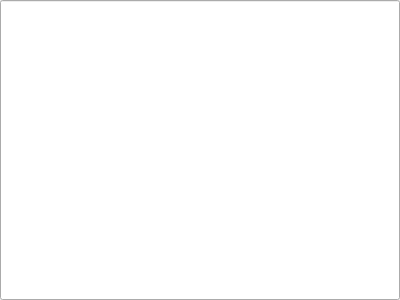
<?xml version="1.0" encoding="UTF-8"?>
<ui version="4.0">
    <author/>
    <comment/>
    <exportmacro/>
    <class>CustomizeEdit</class>
    <widget class="QLineEdit" name="CustomizeEdit">
        <property name="geometry">
            <rect>
                <x>0</x>
                <y>0</y>
                <width>400</width>
                <height>300</height>
            </rect>
        </property>
        <property name="windowTitle">
            <string>CustomizeEdit</string>
        </property>
    </widget>
    <pixmapfunction/>
    <connections/>
</ui>
